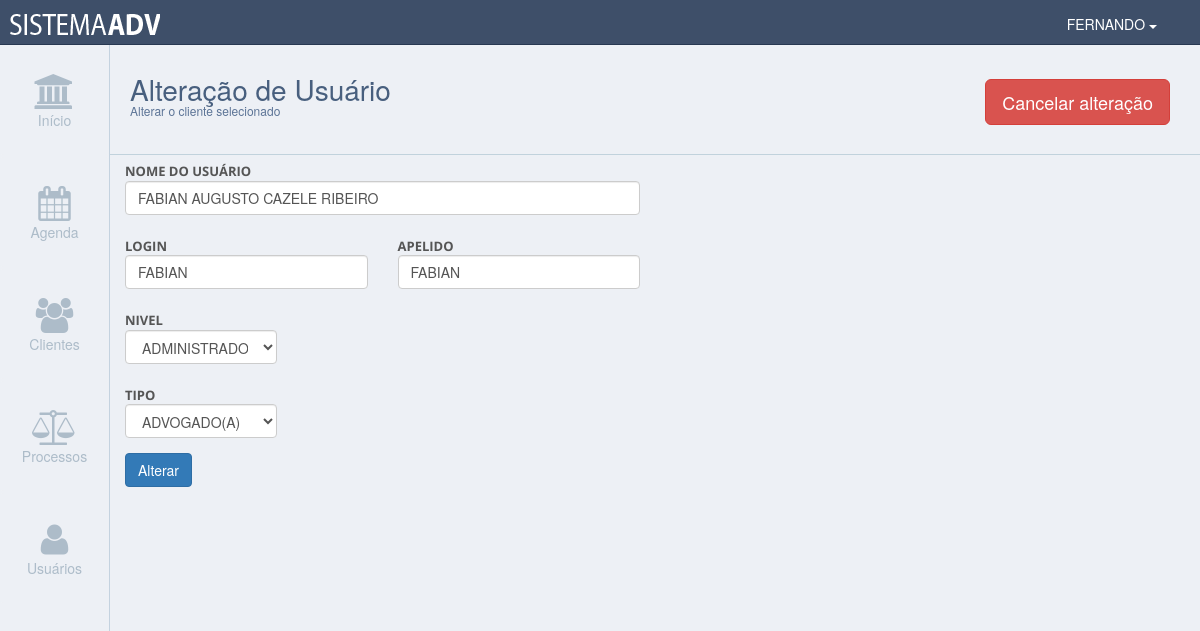
The app's page /alteraUsuario.php?codigo=43 (signed in) with its own data.
### tables this page shows
CREATE TABLE IF NOT EXISTS `usuario` (
  `usuarioId` int(11) NOT NULL,
  `usuarioLogin` varchar(255) DEFAULT NULL,
  `usuarioSenha` varchar(255) DEFAULT NULL,
  `usuarioNome` varchar(255) DEFAULT NULL,
  `usuarioApelido` varchar(255) DEFAULT NULL,
  `usuarioNivel` int(11) DEFAULT NULL,
  `usuarioStatus` tinyint(1) DEFAULT '1',
  `usuarioTipo` int(11) DEFAULT NULL,
  `usuarioQtdAcesso` int(11) DEFAULT '0',
  `usuarioResetaSenha` tinyint(1) DEFAULT '0'
);

### php/altUsuario.php (called while the page is built, shortened)
<?php require_once("dashboard.php"); ?>
<?php
    $tr = "SELECT * ";
    $tr .= "FROM usuario ";
        if ( isset($_GET["codigo"]) ) {
            $id = $_GET["codigo"];
            $tr .= "WHERE usuarioId = {$id} ";
        } else {
            $tr .= "WHERE usuarioId = 1 ";
        }
    $con_clientes = mysqli_query($conecta,$tr);
    $info_clientes = mysqli_fetch_assoc($con_clientes);
?>

### alteraUsuario.php (the view, shortened to what this page needs)
<?php require_once("php/altUsuario.php"); ?>
<!doctype html>
<html>
    <body>
          <div id="conteudo">
  		  <div class="container-fluid no-padding">
        <div class="header">
            <div class="titulo-box-texto">
                <h3 class="titulo-texto">Alteração de Usuário</h3>
                <h5>Alterar o cliente selecionado</h5>
            </div>
            <div class="titulo-box-botao">
                  <a href="detalheUsuario.php?codigo=<?php echo $id ?>" class="btn btn-lg btn-danger">Cancelar alteração</a>
            </div>
        </div>
  	  <form class="form-horizontal" action="alteraUsuario.php?codigo=<?php echo $id ?>" method="post">
          <div class="form-group">
            <div class="col-md-6">
              <label for="usuarioNome" class="control-label">Nome do usuário</label>
              <input type="text" value="<?php echo utf8_encode($info_clientes["usuarioNome"])  ?>" name="usuarioNome" class="form-control" placeholder="Informe o nome do cliente">
            </div>
          </div>
          <div class="form-group">
            <div class="col-md-3">
              <label for="usuarioLogin" class="control-label">Login</label>
              <input type="text" value="<?php echo utf8_encode($info_clientes["usuarioLogin"])  ?>" name="usuarioLogin" class="form-control" placeholder="Ex: R. Governador...">
            </div>
            <div class="col-md-3">
              <label for="usuarioApelido" class="control-label">Apelido</label>
              <input type="text" value="<?php echo utf8_encode($info_clientes["usuarioApelido"])  ?>" name="usuarioApelido" class="form-control" placeholder="Ex: 123">
            </div>
           </div>
          <div class="form-group">
            <div class="col-md-2">
              <label for="usuarioNivel" class="control-label">Nivel</label>
                <select class="form-control" name="usuarioNivel" required>
                    <?php $options = utf8_encode($info_clientes["usuarioNivel"]) ?>
                    <option value="2"<?php if($options=="2") echo 'selected="selected"'; ?>>ADMINISTRADOR</option>
                </select>
            </div>
          </div>
          <div class="form-group">
            <div class="col-md-2">
              <label for="usuarioTipo" class="control-label">Tipo</label>
                <select class="form-control" name="usuarioTipo" required>
                    <?php $options3 = utf8_encode($info_clientes["usuarioTipo"]) ?>
                    <option value="2"<?php if($options3=="2") echo 'selected="selected"'; ?>>ADVOGADO(A)</option>
                </select>
            </div>
          </div>
          <div class="form-group">
            <div class="col-md-1">
              <button type="submit" class="btn btn-primary">Alterar</button>
            </div>
          </div>
		</form>
        </div>
     </div>
	</body>
</html>

### css/pure-min.css (style rules this page uses)
html { font-family:sans-serif;-ms-text-size-adjust:100%;-webkit-text-size-adjust:100% }
body { margin:0 }
a { background-color:transparent }
button,input,optgroup,select,textarea { color:inherit;font:inherit;margin:0 }
button { overflow:visible }
button,select { text-transform:none }
button,html input[type=button],input[type=reset],input[type=submit] { -webkit-appearance:button;cursor:pointer }
input { line-height:normal }

### css/estilo.css (style rules this page uses)
html, body { width: 100%; height: 100%; background-color: #edf0f5; overflow-x: hidden; }
.no-padding { padding-right: 0; padding-left: 0; padding-top: 0; padding-bottom: 0; }
#conteudo { width: calc(100% - 110px); height: calc(100% - 45px); position: absolute; top: 45px; left: 110px; background-color: #edf0f5; }
.header { width: 100%; height: 110px; background-color: #edf0f5; border-bottom: 1px solid #c1d2dc; }
.titulo-box-texto { width: auto; height: 110px; float: left; padding-left: 20px; padding-top: 20px; }
.titulo-box-botao { width: auto; height: 110px; float: right; line-height: 110px; margin-right: 30px; }
.titulo-texto { color: #485F7E; font-size: 28px; font-weight: 400; line-height: 9px; }
h5 { font-size: 12px; color: #5C7496; }
.form-group { padding-left: 15px; padding-right: 15px; }
label { font-size: 13px; color: #555; text-transform: uppercase; margin-bottom: 12px; box-sizing: border-box; font-family: 'Open Sans', HelveticaNeue, Helvetica, Arial; font-weight: bold; }

### records on screen
usuario: usuarioNome "FABIAN AUGUSTO CAZELE RIBEIRO", usuarioLogin "FABIAN", usuarioApelido "FABIAN", usuarioNivel "ADMINISTRADOR", usuarioTipo "ADVOGADO(A)"

### other values on screen
utf8_encode($_SESSION['APELIDOUSER']) "FERNANDO"
